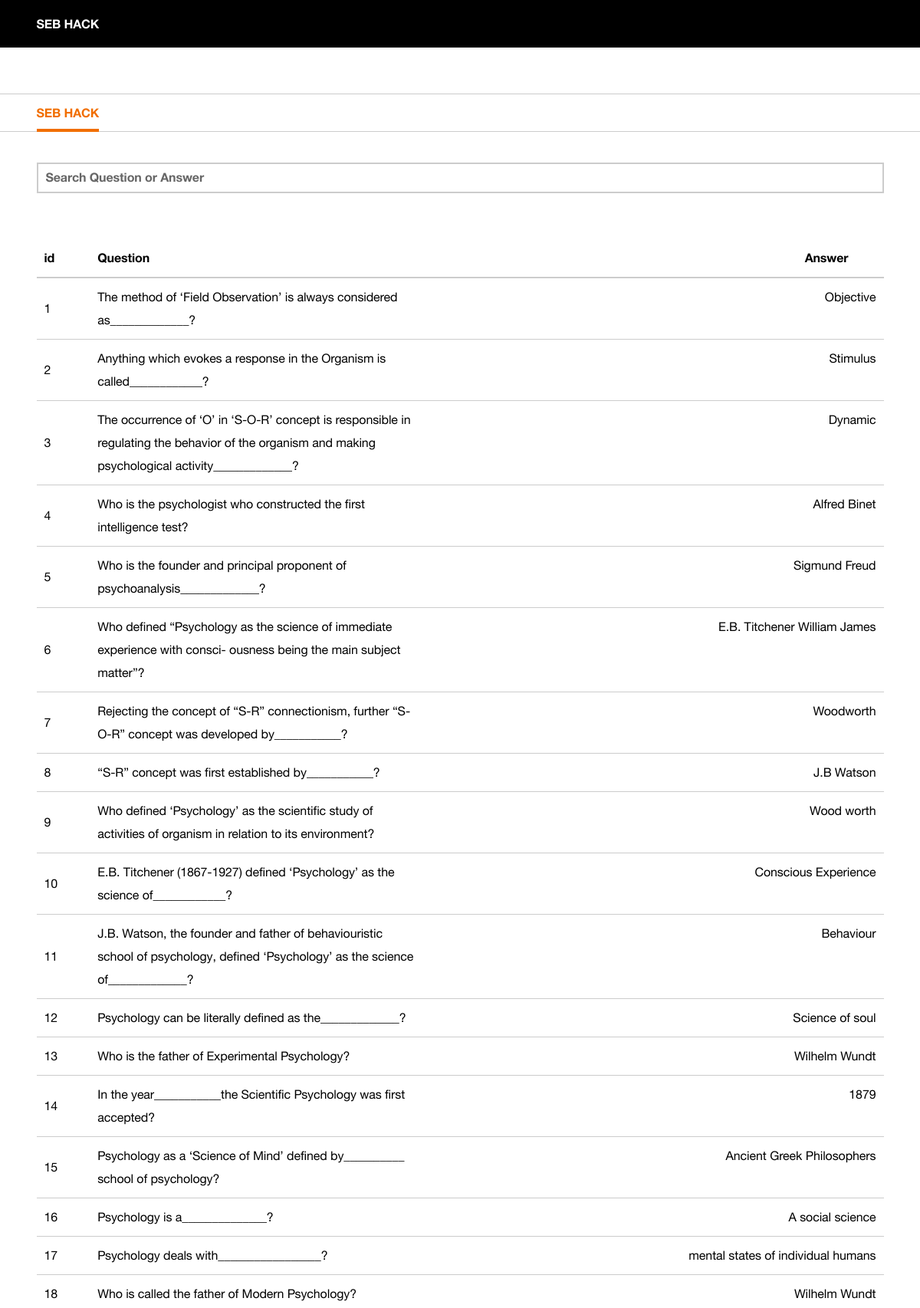
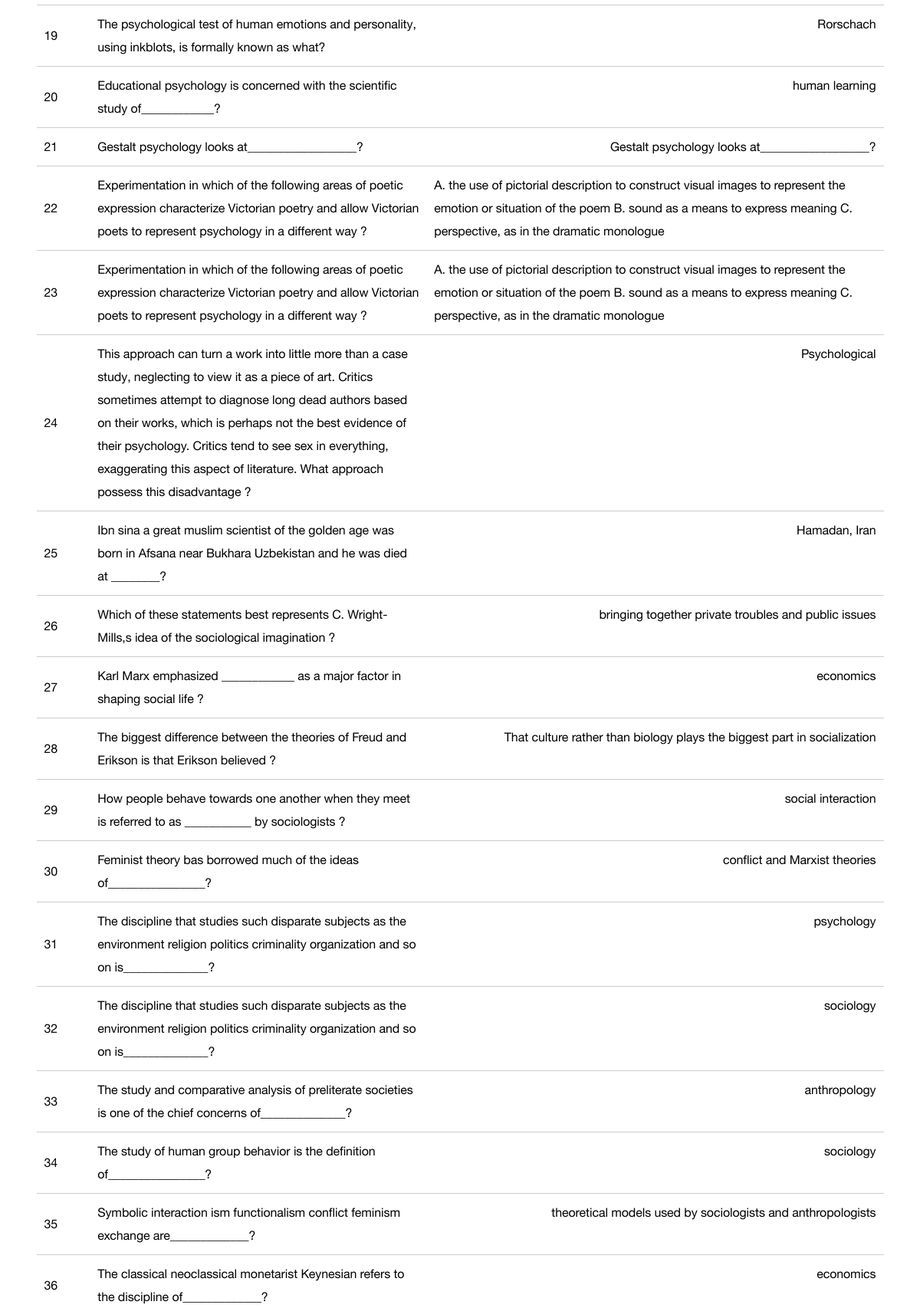
The page / (upper part) on the database its author committed (2 pictures, top to bottom).
### App.py (models this page shows)
class MCQS(db.Model):
    id = db.Column(db.Integer, unique=True, nullable=False, primary_key=True)
    answer = db.Column(db.String(40), unique=False, nullable=False)
    question = db.Column(db.String(40), unique=False, nullable=False)

### App.py (the view)
@myApp.route('/')
def home():
    data=MCQS.query.all()
    return render_template("index.html" ,data=data)

### templates/index.html (shortened to what this page needs)
<!DOCTYPE html>
<html lang="en" class="h-100">
<head>
    <link href="../static/css/../static/css/orangeHelvetica.min.css" rel="stylesheet">
    <link href="../static/css/orangeIcons.min.css" rel="stylesheet">
    <link href="../static/css/boosted.min.css" rel="stylesheet" />
    <link href="../static/css/example.css" rel="stylesheet">
</head>
<body class="d-flex flex-column h-100">
    <header role="banner">
        <nav role="navigation" class="navbar navbar-dark bg-dark navbar-expand-md" aria-label="Main navigation">
            <div class="container-fluid">
                <a class="navbar-brand" href="#">
                    SEB HACK
                </a>
            </div>
        </nav>
    </header>
    <main role="main" id="content" class="my-5">
        <div id="localContainer" class="o-nav-local navbar-light">
            <nav role="navigation" class="container-fluid" aria-label="News categories navigation">
                <ul class="nav">
                    <li class="nav-item">
                        <a class="nav-link active" aria-current="page" href="#">SEB HACK</a>
                    </li>
                </ul>
            </nav>
        </div>
        <div class="container-fluid">
            <div class="">
                <input class="form-control mr-sm-2" type="text" placeholder="Search Question or Answer" id="myInput" aria-label="Search">
                <table id="news-table" class="table tablesorter mt-5 mb-5">
                    <thead class="cf">
                        <tr>
                            <th scope="col" class="header">id</th>
                            <th scope="col" class="header">Question</th>
                            <th scope="col" class="header float-right">Answer</th>
                        </tr>
                    </thead>
                    <tbody>
                        {% for c in data %}
                        <tr>
                             <td class="align-middle" style="cursor: pointer;">
                                {{c["id"]}}
                            </td>
                            <td class="align-middle" style="cursor: pointer;">
                                {{c["answer"]}}
                            </td>
                            <td class="align-middle float-right" style="cursor: pointer;">
                                {{c["question"]}}
                            </td>
                        </tr>
                        {% endfor %}
                    </tbody>
                </table>
            </div>
    </main>
</body>
</html>

### rows shown on the page
MCQS: id "1", answer "The method of ‘Field Observation’ is always considered as_____________?", question "Objective"
MCQS: id "2", answer "Anything which evokes a response in the Organism is called____________?", question "Stimulus"
MCQS: id "3", answer "The occurrence of ‘O’ in ‘S-O-R’ concept is responsible in regulating the behavior of the organism and making psychological activity_____________?", question "Dynamic"
MCQS: id "4", answer "Who is the psychologist who constructed the first intelligence test?", question "Alfred Binet"
MCQS: id "5", answer "Who is the founder and principal proponent of psychoanalysis_____________?", question "Sigmund Freud"
MCQS: id "6", answer "Who defined “Psychology as the science of immediate experience with consci- ousness being the main subject matter”?", question "E.B. Titchener William James"
MCQS: id "7", answer "Rejecting the concept of “S-R” connectionism, further “S-O-R” concept was developed by___________?", question "Woodworth"
MCQS: id "8", answer "“S-R” concept was first established by___________?", question "J.B Watson"
MCQS: id "9", answer "Who defined ‘Psychology’ as the scientific study of activities of organism in relation to its environment?", question "Wood worth"
MCQS: id "10", answer "E.B. Titchener (1867-1927) defined ‘Psychology’ as the science of____________?", question "Conscious Experience"
MCQS: id "11", answer "J.B. Watson, the founder and father of behaviouristic school of psychology, defined ‘Psychology’ as the science of_____________?", question "Behaviour"
MCQS: id "12", answer "Psychology can be literally defined as the_____________?", question "Science of soul"
MCQS: id "13", answer "Who is the father of Experimental Psychology?", question "Wilhelm Wundt"
MCQS: id "14", answer "In the year___________the Scientific Psychology was first accepted?", question "1879"
MCQS: id "15", answer "Psychology as a ‘Science of Mind’ defined by__________ school of psychology?", question "Ancient Greek Philosophers"
MCQS: id "16", answer "Psychology is a______________?", question "A social science"
MCQS: id "17", answer "Psychology deals with_________________?", question "mental states of individual humans"
MCQS: id "18", answer "Who is called the father of Modern Psychology?", question "Wilhelm Wundt"
MCQS: id "19", answer "The psychological test of human emotions and personality, using inkblots, is formally known as what?", question "Rorschach"
MCQS: id "20", answer "Educational psychology is concerned with the scientific study of____________?", question "human learning"
MCQS: id "21", answer "Gestalt psychology looks at__________________?", question "Gestalt psychology looks at__________________?"
MCQS: id "22", answer "Experimentation in which of the following areas of poetic expression characterize Victorian poetry and allow Victorian poets to represent psychology in a different way ?", question "A. the use of pictorial description to construct visual images to represent the emotion or situation of the poem B. sound as a means to express meaning C. perspective, as in the dramatic monologue"
MCQS: id "23", answer "Experimentation in which of the following areas of poetic expression characterize Victorian poetry and allow Victorian poets to represent psychology in a different way ?", question "A. the use of pictorial description to construct visual images to represent the emotion or situation of the poem B. sound as a means to express meaning C. perspective, as in the dramatic monologue"
MCQS: id "24", answer "This approach can turn a work into little more than a case study, neglecting to view it as a piece of art. Critics sometimes attempt to diagnose long dead authors based on their works, which is perhaps not the best evidence of their psychology. Critics tend to see sex in everything, exaggerating this aspect of literature. What approach possess this disadvantage ?", question "Psychological"
MCQS: id "25", answer "Ibn sina a great muslim scientist of the golden age was born in Afsana near Bukhara Uzbekistan and he was died at ________?", question "Hamadan, Iran"
MCQS: id "26", answer "Which of these statements best represents C. Wright-Mills,s idea of the sociological imagination ?", question "bringing together private troubles and public issues"
MCQS: id "27", answer "Karl Marx emphasized ____________ as a major factor in shaping social life ?", question "economics"
MCQS: id "28", answer "The biggest difference between the theories of Freud and Erikson is that Erikson believed ?", question "That culture rather than biology plays the biggest part in socialization"
MCQS: id "29", answer "How people behave towards one another when they meet is referred to as ___________ by sociologists ?", question "social interaction"
MCQS: id "30", answer "Feminist theory bas borrowed much of the ideas of________________?", question "conflict and Marxist theories"
MCQS: id "31", answer "The discipline that studies such disparate subjects as the environment religion politics criminality organization and so on is______________?", question "psychology"
MCQS: id "32", answer "The discipline that studies such disparate subjects as the environment religion politics criminality organization and so on is______________?", question "sociology"
MCQS: id "33", answer "The study and comparative analysis of preliterate societies is one of the chief concerns of______________?", question "anthropology"
MCQS: id "34", answer "The study of human group behavior is the definition of________________?", question "sociology"
MCQS: id "35", answer "Symbolic interaction ism functionalism conflict feminism exchange are_____________?", question "theoretical models used by sociologists and anthropologists"
MCQS: id "36", answer "The classical neoclassical monetarist Keynesian refers to the discipline of_____________?", question "economics"
